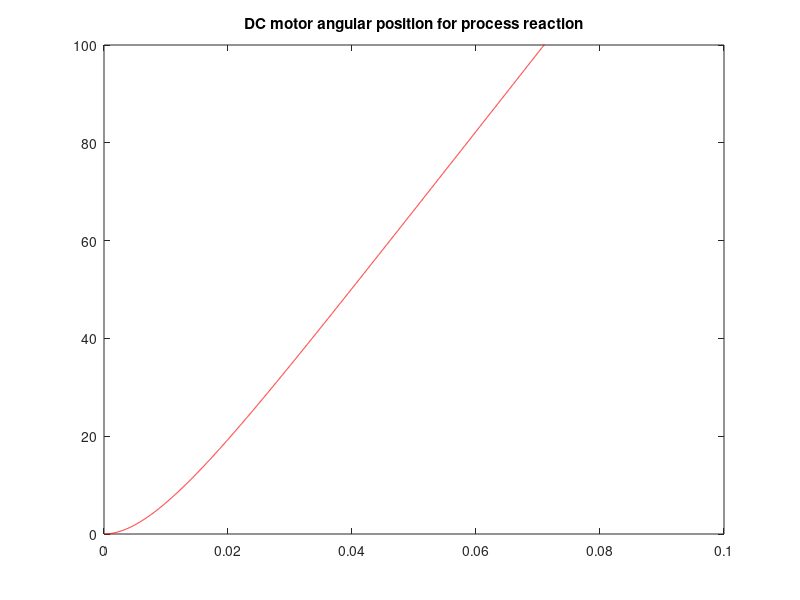
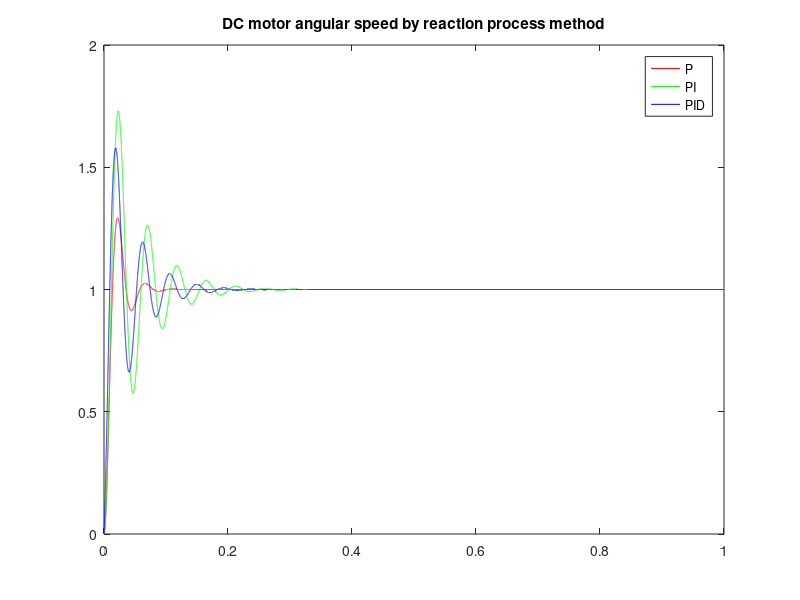

Source code (MATLAB) for these figures, in order:
%
%   Simulation of dc_motor position with process reaction
%       Author: Keitaro Naruse
%       Date: 2023-04-24
%
s = tf('s');
% Motor parameres
R = 2.61;
L = 0.02 * 1E-3;
Jm = 0.014 * 1E-7;
Ki = 15400/60*2*pi;
Ke = 1/Ki;
Kt = 0.657 * 1E-3;
Tm = ( R * Jm ) / ( Ke * Kt ) ;
Te = L/R;

% Set a plant of DC motor position as transfer function
P = tf([1], [Ke*Tm*Te, Ke*Tm, Ke, 0]);

% Simulation setting
t = [0 : 0.00001 : 1];

% Set a reference as 1
X1 = 1 * ones(size(t));

% Simulation
Y_P_X1 = lsim(P, X1, t);

% Plot for x = 1
figure(1);
plot(t, Y_P_X1, 'r-');
xlim([0, 0.1]); ylim([0, 100]);
title('DC motor angular position for process reaction');

% Read a slope R and a corssing point L from a plot
R = 1538;
L = 0.005;

% Designed P, PI, PID controllers
% Designed P controller
Kp = 1/(R*L); 
C2 = Kp;
% Whole system
G2 = feedback(C2*P, 1);
% Simulation
Y_G2_X1 = lsim(G2, X1, t);

% Designed PI controller
Kp = 0.9/(R*L); 
C3 = Kp * (1 + 1/(3.33 * L * s));
% Whole system
G3 = feedback(C3*P, 1);
% Simulation
Y_G3_X1 = lsim(G3, X1, t);

% Designed PID controller
Kp = 1.2/(R*L); 
C4 = Kp * (1 + 1/(2*L*s) + 0.5*L*s);
% Whole system
G4 = feedback(C4*P, 1);
% Simulation
Y_G4_X1 = lsim(G4, X1, t);

% Plot
figure(2);
plot(t, Y_G2_X1, 'r-', t, Y_G3_X1, 'g-', t, Y_G4_X1, 'b-');
title('DC motor angular speed by reaction process method');
legend('P', 'PI', 'PID');
